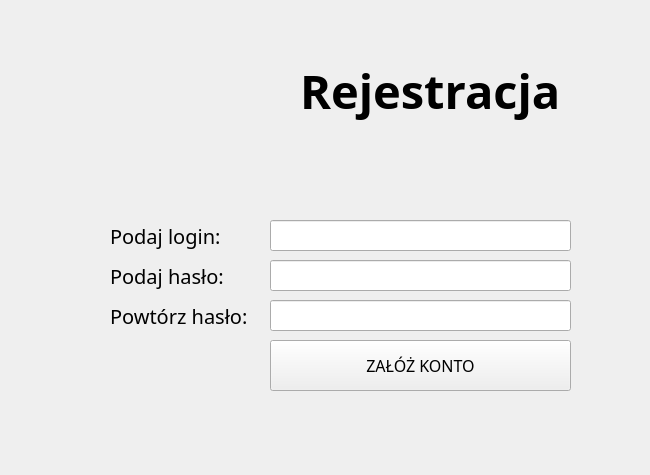
<?xml version="1.0" encoding="UTF-8"?>
<ui version="4.0">
 <class>Dialog</class>
 <widget class="QDialog" name="Dialog">
  <property name="geometry">
   <rect>
    <x>0</x>
    <y>0</y>
    <width>650</width>
    <height>475</height>
   </rect>
  </property>
  <property name="windowTitle">
   <string>Dialog</string>
  </property>
  <widget class="QLineEdit" name="et_putlogin">
   <property name="geometry">
    <rect>
     <x>270</x>
     <y>220</y>
     <width>301</width>
     <height>31</height>
    </rect>
   </property>
   <property name="font">
    <font>
     <family>Microsoft YaHei Light</family>
     <pointsize>12</pointsize>
     <weight>50</weight>
     <bold>false</bold>
    </font>
   </property>
   <property name="focusPolicy">
    <enum>Qt::TabFocus</enum>
   </property>
  </widget>
  <widget class="QPushButton" name="b_create">
   <property name="geometry">
    <rect>
     <x>270</x>
     <y>340</y>
     <width>301</width>
     <height>51</height>
    </rect>
   </property>
   <property name="font">
    <font>
     <family>Microsoft JhengHei Light</family>
     <pointsize>12</pointsize>
     <weight>50</weight>
     <bold>false</bold>
    </font>
   </property>
   <property name="focusPolicy">
    <enum>Qt::NoFocus</enum>
   </property>
   <property name="text">
    <string>ZAŁÓŻ KONTO</string>
   </property>
  </widget>
  <widget class="QLabel" name="label_3">
   <property name="geometry">
    <rect>
     <x>300</x>
     <y>50</y>
     <width>311</width>
     <height>81</height>
    </rect>
   </property>
   <property name="font">
    <font>
     <family>Microsoft YaHei UI Light</family>
     <pointsize>35</pointsize>
     <weight>75</weight>
     <italic>false</italic>
     <bold>true</bold>
    </font>
   </property>
   <property name="text">
    <string>Rejestracja</string>
   </property>
  </widget>
  <widget class="QLabel" name="label_4">
   <property name="geometry">
    <rect>
     <x>110</x>
     <y>220</y>
     <width>151</width>
     <height>31</height>
    </rect>
   </property>
   <property name="font">
    <font>
     <family>Microsoft YaHei UI Light</family>
     <pointsize>15</pointsize>
     <weight>50</weight>
     <italic>false</italic>
     <bold>false</bold>
    </font>
   </property>
   <property name="text">
    <string>Podaj login:</string>
   </property>
  </widget>
  <widget class="QLabel" name="label_5">
   <property name="geometry">
    <rect>
     <x>110</x>
     <y>260</y>
     <width>151</width>
     <height>31</height>
    </rect>
   </property>
   <property name="font">
    <font>
     <family>Microsoft YaHei UI Light</family>
     <pointsize>15</pointsize>
     <weight>50</weight>
     <italic>false</italic>
     <bold>false</bold>
    </font>
   </property>
   <property name="text">
    <string>Podaj hasło:</string>
   </property>
  </widget>
  <widget class="QLabel" name="label_6">
   <property name="geometry">
    <rect>
     <x>110</x>
     <y>300</y>
     <width>151</width>
     <height>31</height>
    </rect>
   </property>
   <property name="font">
    <font>
     <family>Microsoft YaHei UI Light</family>
     <pointsize>15</pointsize>
     <weight>50</weight>
     <italic>false</italic>
     <bold>false</bold>
    </font>
   </property>
   <property name="text">
    <string>Powtórz hasło:</string>
   </property>
  </widget>
  <widget class="QLabel" name="widget">
   <property name="geometry">
    <rect>
     <x>30</x>
     <y>10</y>
     <width>165</width>
     <height>168</height>
    </rect>
   </property>
   <property name="font">
    <font>
     <family>Microsoft YaHei Light</family>
     <weight>50</weight>
     <bold>false</bold>
    </font>
   </property>
   <property name="text">
    <string/>
   </property>
  </widget>
  <widget class="QLineEdit" name="et_putpassword">
   <property name="geometry">
    <rect>
     <x>270</x>
     <y>260</y>
     <width>301</width>
     <height>31</height>
    </rect>
   </property>
   <property name="font">
    <font>
     <family>Microsoft YaHei Light</family>
     <pointsize>12</pointsize>
     <weight>50</weight>
     <bold>false</bold>
    </font>
   </property>
   <property name="focusPolicy">
    <enum>Qt::TabFocus</enum>
   </property>
   <property name="echoMode">
    <enum>QLineEdit::Normal</enum>
   </property>
  </widget>
  <widget class="QLineEdit" name="et_repeatpassword">
   <property name="geometry">
    <rect>
     <x>270</x>
     <y>300</y>
     <width>301</width>
     <height>31</height>
    </rect>
   </property>
   <property name="font">
    <font>
     <family>Microsoft YaHei Light</family>
     <pointsize>12</pointsize>
     <weight>50</weight>
     <bold>false</bold>
    </font>
   </property>
   <property name="focusPolicy">
    <enum>Qt::TabFocus</enum>
   </property>
   <property name="echoMode">
    <enum>QLineEdit::Normal</enum>
   </property>
  </widget>
 </widget>
 <resources/>
 <connections/>
</ui>
